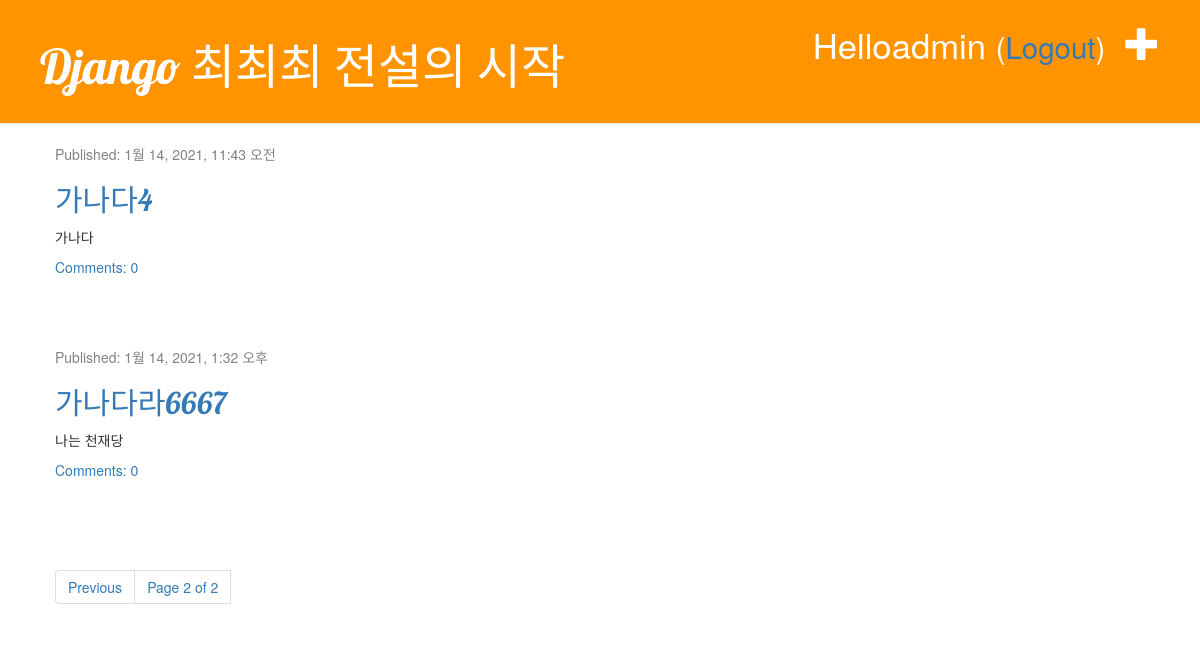
The app's page /?page=2 (signed in), older data.
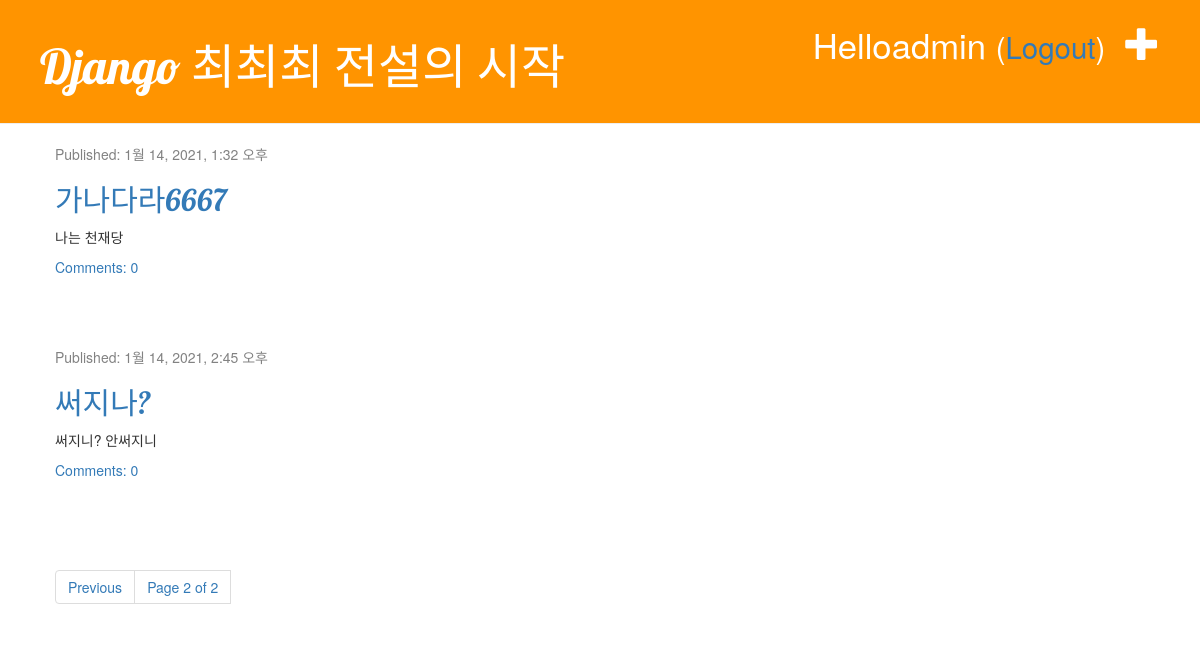
The same page, newer data.
### blog/models.py (models this page shows, shortened)
class Post(models.Model):
    author = models.ForeignKey('auth.User', on_delete=models.CASCADE)
    title = models.CharField(max_length=200, validators=[min_length_3_validator])
    text = models.TextField()
    created_date = models.DateTimeField(default=timezone.now)
    published_date = models.DateTimeField(blank=True, null=True)
    def approved_comments(self):
        return self.comments.filter(approved_comment=True)

### blog/views.py (the view)
# urls.py: path('', views.post_list, name = 'post_list'),
def post_list(request):
    post_list = Post.objects.filter(published_date__lte=timezone.now()).order_by('published_date')
    paginator = Paginator(post_list, 2)
    page_no = request.GET.get('page')
    try:
        posts = paginator.page(page_no)
    except PageNotAnInteger:
        posts = paginator.page(1)
    except EmptyPage:
        posts = paginator.page(paginator.num_pages)
    return  render(request, 'blog/post_list.html', {'posts': posts})

### blog/templates/blog/post_list.html
{% extends 'blog/base.html' %}
{% block content %}
    {% for post in posts %}
        <div class="post">
            <div class="date">
                <p>Published: {{post.published_date}}</p>
            </div>
            <h2><a href="{% url 'post_detail' pk=post.pk %}">{{post.title}}</a></h2>
            <p>{{post.text|linebreaksbr}}</p>
            <a href="{% url 'post_detail' pk=post.pk %}">Comments: {{post.approved_comments.count}}</a>
        </div>
    {% endfor %}
    {% include 'blog/post_pagination.html' with page=posts %}
{% endblock %}}

Row changes from the older to the newer data that the page shows:
removed Post: published_date "1월 14, 2021, 11:43 오전", title "가나다4", text "가나다", approved_comments.count "0"
added Post: published_date "1월 14, 2021, 2:45 오후", title "써지나?", text "써지니? 안써지니", approved_comments.count "0"
